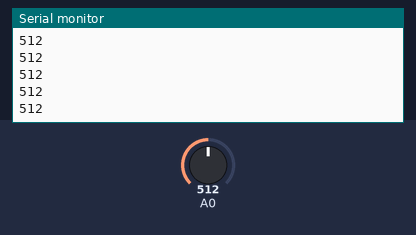
Bench run of a sketch on a simulated Arduino Uno, built with avr-gcc and run on an emulated ATmega328P. Parts: the last lines printed to the serial monitor. The test bench sets the inputs (shaded band); at power-on: A0 = 512.

Above: at 1.2 s.
1.3 s: A0 set to 716
At 1.9 s:
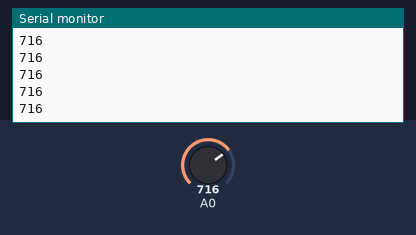
2.8 s: A0 set to 900
At 3.7 s:
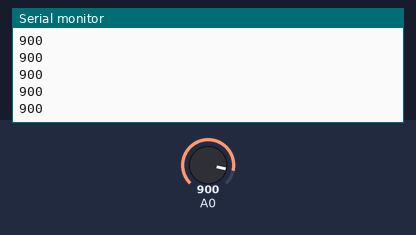
Timing chart, 0 to 5.8 s (numbered marks = the images above; inputs shaded):
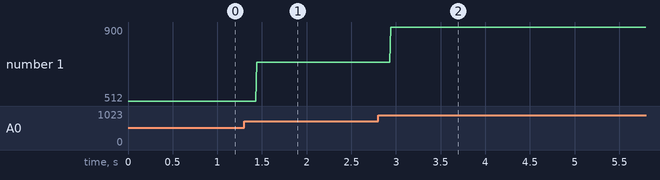

The sketch:

ECG_Device.ino
```cpp
void setup()
{
  Serial.begin(4800);     // initialize the serial communication
}

void loop()
{


   Serial.println(analogRead(A0)); // send the value of analog input 0

  delay(2);
}
```

Measured:
- after the input at 1.3 s, the serial monitor: prints a new line after 0.14 s (image 1)
- after the input at 2.8 s, the serial monitor: prints a new line after 0.14 s (image 2)
- plotted number 1: 512 → 716 after the input at 1.3 s, 716 → 900 after the input at 2.8 s
